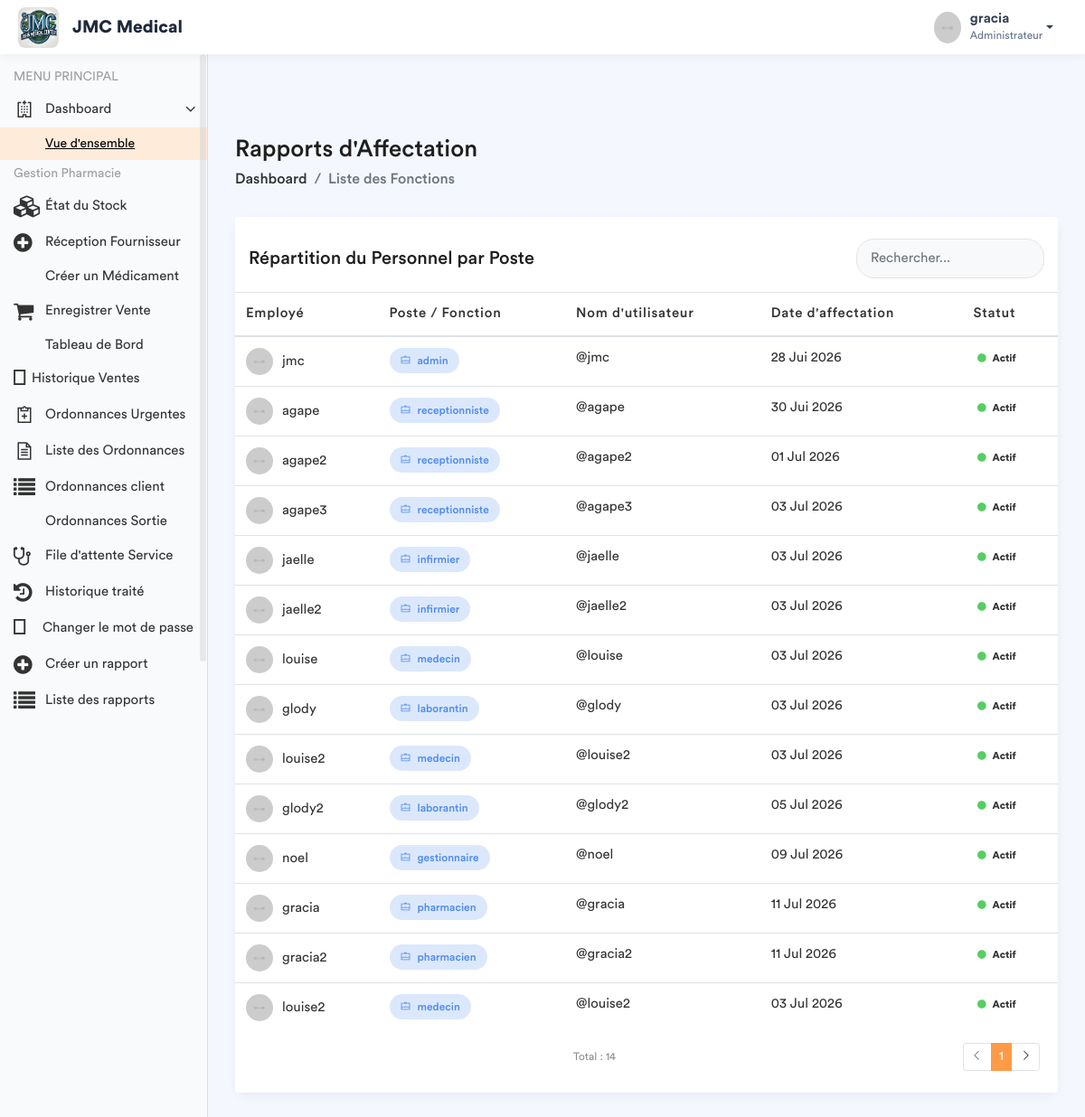
The app's page /employe-poste/ (signed in) with its own data.
### app/models.py (models this page shows, shortened)
class Fonction(models.Model):
    fonctionKey = models.ForeignKey(Role, on_delete=models.SET_NULL, null=True)
    userKey = models.ForeignKey(User, on_delete=models.SET_NULL, null=True, related_name='user_fonction')
    autorisation = models.CharField(max_length=30, default='oui')
    hopital = models.ForeignKey(Hopital , on_delete=models.SET_NULL, null = True , related_name= 'hopital_fonction')

class Role(models.Model):
    roleName = models.CharField(max_length=30)

### app/views.py (the view)
# urls.py: path('employe-poste/', views.liste_employe_poste, name='liste_employe_poste'),
@login_required
def liste_employe_poste(request):
    role_user = Fonction.objects.filter(userKey=request.user).first()
    fonctionKey = role_user.fonctionKey.roleName if role_user else None
    liste_postes = Fonction.objects.all().select_related('userKey', 'fonctionKey')
    context = {
        'liste_postes': liste_postes,
        'fonctionKey': fonctionKey,
    }
    return render(request, 'back-end/liste_fonctions.html', context)

### app/templates/back-end/liste_fonctions.html (shortened to what this page needs)
<!DOCTYPE html>
{% load static %}
<html lang="fr">
    <head>
        {% include 'back-end/includes/css.html'%}
    </head>
    <body>
        <div class="main-wrapper">
            {% include 'back-end/includes/header.html'%}
            {% include 'back-end/includes/sidebar.html'%}
            <div class="page-wrapper">
                <div class="content container-fluid">
                    <div class="page-header">
                        <div class="row align-items-center">
                            <div class="col">
                                <h3 class="page-title">Rapports d'Affectation</h3>
                                <ul class="breadcrumb">
                                    <li class="breadcrumb-item"><a href="{% url 'dashboard' %}">Dashboard</a></li>
                                    <li class="breadcrumb-item active">Liste des Fonctions</li>
                                </ul>
                            </div>
                        </div>
                    </div>
                    <div class="row">
                        <div class="col-md-12">
                            <div class="card card-table">
                                <div class="card-header bg-white border-0 pt-4">
                                    <div class="row align-items-center">
                                        <div class="col">
                                            <h4 class="card-title mb-0">Répartition du Personnel par Poste</h4>
                                        </div>
                                        <div class="col-auto">
                                            <div class="search-box-container">
                                                <input type="text" id="searchInput" class="form-control" placeholder="Rechercher...">
                                            </div>
                                        </div>
                                    </div>
                                </div>
                                <div class="card-body">
                                    <div class="table-responsive">
                                        <table class="table table-hover table-center mb-0">
                                            <thead>
                                                <tr>
                                                    <th>Employé</th>
                                                    <th>Poste / Fonction</th>
                                                    <th>Nom d'utilisateur</th>
                                                    <th>Date d'affectation</th>
                                                    <th>Statut</th>
                                                </tr>
                                            </thead>
                                            <tbody id="tableBody">
                                                {% for poste in liste_postes %}
                                                <tr>
                                                    <td>
                                                        <h2 class="table-avatar">
                                                            <img src="/static/back-end/assets/img/profiles/avatar-01.jpg" alt="">
                                                            {{ poste.userKey.get_full_name|default:poste.userKey.username }}
                                                        </h2>
                                                    </td>
                                                    <td>
                                                        <span class="badge bg-inverse-primary badge-role">
                                                            <i class="la la-briefcase mr-1"></i> {{ poste.fonctionKey.roleName }}
                                                        </span>
                                                    </td>
                                                    <td>@{{ poste.userKey.username }}</td>
                                                    <td>{{ poste.userKey.date_joined|date:"d M Y" }}</td>
                                                    <td>
                                                        {% if poste.userKey.is_active %}
                                                            <span class="badge badge-success-border"><i class="fa fa-circle text-success mr-1"></i> Actif</span>
                                                        {% else %}
                                                            <span class="badge badge-danger-border"><i class="fa fa-circle text-danger mr-1"></i> Inactif</span>
                                                        {% endif %}
                                                    </td>
                                                </tr>
                                                {% empty %}
                                                <tr>
                                                    <td colspan="6" class="text-center text-muted py-4">
                                                        Aucune affectation enregistrée.
                                                    </td>
                                                </tr>
                                                {% endfor %}
                                            </tbody>
                                        </table>
                                    </div>
                                </div>
                                <div class="card-footer bg-white border-0 pb-4">
                                    <div class="row align-items-center">
                                        <div class="col">
                                            <small class="text-muted">Total : {{ liste_postes|length }}</small>
                                        </div>
                                        <div class="col-auto">
                                            <ul class="pagination pagination-sm mb-0">
                                                <li class="page-item disabled"><a class="page-link" href="#"><i class="la la-angle-left"></i></a></li>
                                                <li class="page-item active"><a class="page-link" href="#">1</a></li>
                                                <li class="page-item"><a class="page-link" href="#"><i class="la la-angle-right"></i></a></li>
                                            </ul>
                                        </div>
                                    </div>
                                </div>
                            </div>
                        </div>
                    </div>
                </div>
            </div>
        </div>
    </body>
</html>

### app/templates/back-end/includes/header.html (shortened to what this page needs)
{% load static %}
<header class="header-modern" style="background: #ffffff; height: 60px; box-shadow: 0 2px 10px rgba(0,0,0,0.05); display: flex; align-items: center; padding: 0 20px; position: relative; z-index: 1060;">
    <div class="header-left" style="display: flex; align-items: center;">
        <a href="{% url 'home' %}" class="logo">
            <img src="{% static 'front-end/assets/img/dr/jmc.jpeg' %}" width="45" height="45" alt="Moyanoli" style="border-radius: 8px;">
        </a>
        <span style="font-weight: 700; font-size: 1.2rem; margin-left: 15px; color: #1e293b;">JMC Medical</span>
    </div>
    <ul class="nav user-menu" style="list-style: none; display: flex; align-items: center; margin-left: auto;">
        <li class="nav-item dropdown has-arrow main-drop">
            <a href="#" class="dropdown-toggle nav-link" data-toggle="dropdown" style="display: flex; align-items: center; color: #334155; text-decoration: none;">
                <span class="user-img" style="margin-right: 10px;">
                    <img src="{% static 'back-end/assets/img/profiles/avatar-21.jpg' %}" width="35" height="35" alt="User" style="border-radius: 50%;">
                </span>
                <div style="line-height: 1.2;">
                    <span style="font-weight: 600; display: block;">{{ user.username }}</span>
                    <span style="font-size: 0.75rem; color: #64748b;">Administrateur</span>
                </div>
            </a>
        </li>
    </ul>
</header>

### app/templates/back-end/liste_fonctions.html (style rules this page uses)
.page-wrapper { background-color: #f4f7fe; }
.card-table { border: none; border-radius: 15px; box-shadow: 0 4px 12px rgba(0,0,0,0.05); }
.badge-role { padding: 8px 12px; border-radius: 20px; font-weight: 500; font-size: 12px; }
.table-avatar img { width: 30px; height: 30px; border-radius: 50%; margin-right: 10px; }
.search-box-container { max-width: 300px; }
.search-box-container .form-control { border-radius: 20px; padding-left: 15px; background-color: #f8f9fa; border: 1px solid #e3e3e3; }

### records on screen
Fonction: userKey.get_full_name "jmc", fonctionKey.roleName "admin", userKey.username "jmc", userKey.date_joined "28 Jui 2026", shows "Actif"
Fonction: userKey.get_full_name "agape", fonctionKey.roleName "receptionniste", userKey.username "agape", userKey.date_joined "30 Jui 2026", shows "Actif"
Fonction: userKey.get_full_name "agape2", fonctionKey.roleName "receptionniste", userKey.username "agape2", userKey.date_joined "01 Jul 2026", shows "Actif"
Fonction: userKey.get_full_name "agape3", fonctionKey.roleName "receptionniste", userKey.username "agape3", userKey.date_joined "03 Jul 2026", shows "Actif"
Fonction: userKey.get_full_name "jaelle", fonctionKey.roleName "infirmier", userKey.username "jaelle", userKey.date_joined "03 Jul 2026", shows "Actif"
Fonction: userKey.get_full_name "jaelle2", fonctionKey.roleName "infirmier", userKey.username "jaelle2", userKey.date_joined "03 Jul 2026", shows "Actif"
Fonction: userKey.get_full_name "louise", fonctionKey.roleName "medecin", userKey.username "louise", userKey.date_joined "03 Jul 2026", shows "Actif"
Fonction: userKey.get_full_name "glody", fonctionKey.roleName "laborantin", userKey.username "glody", userKey.date_joined "03 Jul 2026", shows "Actif"
Fonction: userKey.get_full_name "louise2", fonctionKey.roleName "medecin", userKey.username "louise2", userKey.date_joined "03 Jul 2026", shows "Actif"
Fonction: userKey.get_full_name "glody2", fonctionKey.roleName "laborantin", userKey.username "glody2", userKey.date_joined "05 Jul 2026", shows "Actif"
Fonction: userKey.get_full_name "noel", fonctionKey.roleName "gestionnaire", userKey.username "noel", userKey.date_joined "09 Jul 2026", shows "Actif"
Fonction: userKey.get_full_name "gracia", fonctionKey.roleName "pharmacien", userKey.username "gracia", userKey.date_joined "11 Jul 2026", shows "Actif"
Fonction: userKey.get_full_name "gracia2", fonctionKey.roleName "pharmacien", userKey.username "gracia2", userKey.date_joined "11 Jul 2026", shows "Actif"
Fonction: userKey.get_full_name "louise2", fonctionKey.roleName "medecin", userKey.username "louise2", userKey.date_joined "03 Jul 2026", shows "Actif"

### other values on screen
{{ user.username }} "gracia"
{{ liste_postes|length }} "14"
